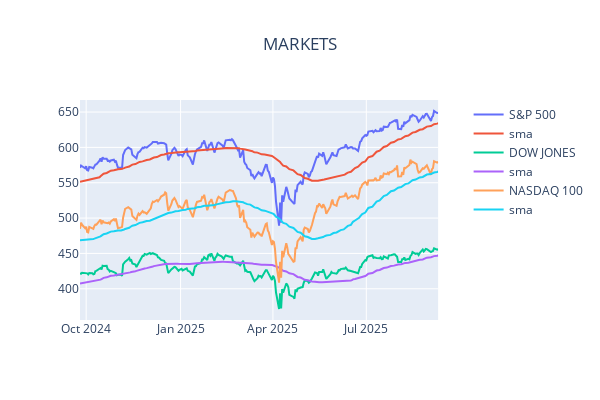

The code cell stored with this chart in its notebook:
### Markdown cell above
### MARKETS

### Code cell
import warnings
warnings.filterwarnings('ignore')

from yfinance_utils import list_utils, file_utils, constants
import yfinance 
from plotly.subplots import make_subplots
import plotly.express as px
import plotly.graph_objects as go
import pandas as pd
from finta import TA



COLUMNS = ['Adj Close', 'Open','High','Low','Close','Volume']
symbols = list_utils.get_markets()
names = list_utils.markets
    
fig = make_subplots(specs=[[{"secondary_y": True}]])
fig.update_layout(title="MARKETS", title_x=0.5, width=600, height=400)

gains = {}
for symbol in symbols:
    data = file_utils.get_history(symbol)
    data['sma'] = TA.SMA(data, period=50)
    data = data[50:]
    data.reset_index(inplace=True)

    fig.add_trace(
        go.Scatter(y=data['Close'], x=data['Date'], name=names[symbol]),
        secondary_y=False
    )
    fig.add_trace(
        go.Scatter(y=data['sma'], x=data['Date'], name=f'sma'),
        secondary_y=False
    )

    temp_1 = data['Close'].iloc[-1]
    temp_2 = data['Close'].iloc[-30]
    gains[names[symbol]] = round(((temp_1 - temp_2) / temp_2 * 100),2)
fig.show()

print("PERFORMANCE IN THE LAST 30 DAYS:")
for symbol in symbols:
    print(f'{symbol:4}:{gains[names[symbol]]:6}: {names[symbol]}')

### Figure 1 — Plotly figure (JSON) as saved in the notebook; plotly's stock layout.template omitted (floating-point values rounded to 4 significant figures; data arrays with more than 128 entries replaced by an {"elided": "..."} marker saying what was removed)
{"data": [{"name": "S&P 500", "type": "scatter", "x": {"elided": "239 str values"}, "xaxis": "x", "y": {"elided": "239 float values"}, "yaxis": "y"}, {"name": "sma", "type": "scatter", "x": {"elided": "239 str values"}, "xaxis": "x", "y": {"elided": "239 float values"}, "yaxis": "y"}, {"name": "DOW JONES", "type": "scatter", "x": {"elided": "239 str values"}, "xaxis": "x", "y": {"elided": "239 float values"}, "yaxis": "y"}, {"name": "sma", "type": "scatter", "x": {"elided": "239 str values"}, "xaxis": "x", "y": {"elided": "239 float values"}, "yaxis": "y"}, {"name": "NASDAQ 100", "type": "scatter", "x": {"elided": "239 str values"}, "xaxis": "x", "y": {"elided": "239 float values"}, "yaxis": "y"}, {"name": "sma", "type": "scatter", "x": {"elided": "239 str values"}, "xaxis": "x", "y": {"elided": "239 float values"}, "yaxis": "y"}], "layout": {"height": 400, "title": {"text": "MARKETS", "x": 0.5}, "width": 600, "xaxis": {"anchor": "y", "domain": [0, 0.94]}, "yaxis": {"anchor": "x", "domain": [0, 1]}, "yaxis2": {"anchor": "x", "overlaying": "y", "side": "right"}}}
